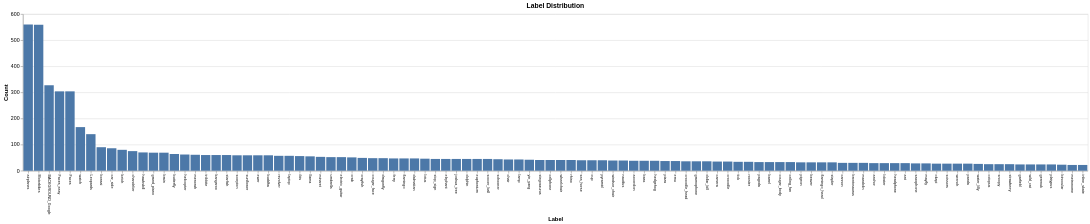

The notebook cell saved with this chart:
### Code cell
# Check label distribution

label_counts = train_df["label"].value_counts().reset_index()
label_counts.columns = ["label", "count"]

label_bar = (
    alt.Chart(label_counts)
    .mark_bar()
    .encode(
        x=alt.X(
            "label:N",
            title="Label",
            sort="-y",  
            axis=alt.Axis(labelAngle=90, labelFontSize=7)
        ),
        y=alt.Y("count:Q", title="Count"),
        tooltip=[
            alt.Tooltip("label:N", title="Label"),
            alt.Tooltip("count:Q", title="Count")
        ]
    )
    .properties(title="Label Distribution")
)

label_bar

### Figure 1 — Vega-Lite specification as saved in the notebook (floating-point values rounded to 4 significant figures)
{"config": {"view": {"continuousWidth": 300, "continuousHeight": 300}}, "data": {"name": "data-1e0e45d63b412461f84b50f6d1831091"}, "mark": {"type": "bar"}, "encoding": {"tooltip": [{"field": "label", "title": "Label", "type": "nominal"}, {"field": "count", "title": "Count", "type": "quantitative"}], "x": {"axis": {"labelAngle": 90, "labelFontSize": 7}, "field": "label", "sort": "-y", "title": "Label", "type": "nominal"}, "y": {"field": "count", "title": "Count", "type": "quantitative"}}, "title": "Label Distribution", "$schema": "https://vega.github.io/schema/vega-lite/v6.1.0.json", "datasets": {"data-1e0e45d63b412461f84b50f6d1831091": [{"label": "airplanes", "count": 560}, {"label": "Motorbikes", "count": 559}, {"label": "BACKGROUND_Google", "count": 327}, {"label": "Faces_easy", "count": 304}, {"label": "Faces", "count": 304}, {"label": "watch", "count": 167}, {"label": "Leopards", "count": 140}, {"label": "bonsai", "count": 90}, {"label": "car_side", "count": 86}, {"label": "ketch", "count": 80}, {"label": "chandelier", "count": 75}, {"label": "hawksbill", "count": 70}, {"label": "grand_piano", "count": 69}, {"label": "brain", "count": 69}, {"label": "butterfly", "count": 64}, {"label": "helicopter", "count": 62}, {"label": "menorah", "count": 61}, {"label": "trilobite", "count": 60}, {"label": "kangaroo", "count": 60}, {"label": "starfish", "count": 60}, {"label": "scorpion", "count": 59}, {"label": "sunflower", "count": 59}, {"label": "ewer", "count": 59}, {"label": "buddha", "count": 59}, {"label": "revolver", "count": 57}, {"label": "laptop", "count": 57}, {"label": "ibis", "count": 56}, {"label": "llama", "count": 55}, {"label": "minaret", "count": 53}, {"label": "umbrella", "count": 52}, {"label": "electric_guitar", "count": 52}, {"label": "crab", "count": 51}, {"label": "crayfish", "count": 49}, {"label": "cougar_face", "count": 48}, {"label": "dragonfly", "count": 48}, {"label": "ferry", "count": 47}, {"label": "flamingo", "count": 47}, {"label": "dalmatian", "count": 47}, {"label": "lotus", "count": 46}, {"label": "stop_sign", "count": 45}, {"label": "elephant", "count": 45}, {"label": "joshua_tree", "count": 45}, {"label": "dolphin", "count": 45}, {"label": "euphonium", "count": 45}, {"label": "soccer_ball", "count": 45}, {"label": "schooner", "count": 44}, {"label": "chair", "count": 43}, {"label": "lamp", "count": 43}, {"label": "yin_yang", "count": 42}, {"label": "stegosaurus", "count": 41}, {"label": "cellphone", "count": 41}, {"label": "wheelchair", "count": 41}, {"label": "rhino", "count": 41}, {"label": "sea_horse", "count": 40}, {"label": "cup", "count": 40}, {"label": "pyramid", "count": 40}, {"label": "windsor_chair", "count": 39}, {"label": "nautilus", "count": 39}, {"label": "accordion", "count": 38}, {"label": "bass", "count": 38}, {"label": "hedgehog", "count": 38}, {"label": "pizza", "count": 37}, {"label": "emu", "count": 37}, {"label": "crocodile_head", "count": 36}, {"label": "gramophone", "count": 36}, {"label": "dollar_bill", "count": 36}, {"label": "camera", "count": 35}, {"label": "crocodile", "count": 35}, {"label": "tick", "count": 34}, {"label": "rooster", "count": 34}, {"label": "pagoda", "count": 33}, {"label": "barrel", "count": 33}, {"label": "cougar_body", "count": 33}, {"label": "ceiling_fan", "count": 33}, {"label": "pigeon", "count": 32}, {"label": "beaver", "count": 32}, {"label": "flamingo_head", "count": 32}, {"label": "stapler", "count": 32}, {"label": "cannon", "count": 30}, {"label": "brontosaurus", "count": 30}, {"label": "mandolin", "count": 30}, {"label": "anchor", "count": 29}, {"label": "lobster", "count": 29}, {"label": "headphone", "count": 29}, {"label": "ant", "count": 29}, {"label": "saxophone", "count": 28}, {"label": "mayfly", "count": 28}, {"label": "okapi", "count": 27}, {"label": "scissors", "count": 27}, {"label": "wrench", "count": 27}, {"label": "panda", "count": 27}, {"label": "water_lilly", "count": 26}, {"label": "octopus", "count": 25}, {"label": "snoopy", "count": 25}, {"label": "strawberry", "count": 25}, {"label": "garfield", "count": 24}, {"label": "wild_cat", "count": 24}, {"label": "gerenuk", "count": 24}, {"label": "platypus", "count": 24}, {"label": "binocular", "count": 23}, {"label": "metronome", "count": 22}, {"label": "inline_skate", "count": 22}]}}
